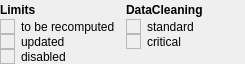
<?xml version="1.0" encoding="UTF-8"?>
<ui version="4.0">
 <class>SMLegend</class>
 <widget class="QWidget" name="SMLegend">
  <property name="geometry">
   <rect>
    <x>0</x>
    <y>0</y>
    <width>245</width>
    <height>64</height>
   </rect>
  </property>
  <property name="sizePolicy">
   <sizepolicy hsizetype="Fixed" vsizetype="Fixed">
    <horstretch>0</horstretch>
    <verstretch>0</verstretch>
   </sizepolicy>
  </property>
  <property name="maximumSize">
   <size>
    <width>16777215</width>
    <height>16777215</height>
   </size>
  </property>
  <property name="windowTitle">
   <string>Form</string>
  </property>
  <property name="windowIcon">
   <iconset resource="gex.qrc">
    <normaloff>:/gex/icons/gex_application_48x48.png</normaloff>:/gex/icons/gex_application_48x48.png</iconset>
  </property>
  <layout class="QGridLayout" name="gridLayout">
   <property name="leftMargin">
    <number>0</number>
   </property>
   <property name="topMargin">
    <number>0</number>
   </property>
   <property name="rightMargin">
    <number>0</number>
   </property>
   <property name="bottomMargin">
    <number>0</number>
   </property>
   <property name="verticalSpacing">
    <number>0</number>
   </property>
   <item row="1" column="1">
    <widget class="QLabel" name="label_2">
     <property name="text">
      <string>to be recomputed</string>
     </property>
    </widget>
   </item>
   <item row="3" column="1">
    <widget class="QLabel" name="label">
     <property name="text">
      <string>disabled </string>
     </property>
    </widget>
   </item>
   <item row="1" column="0">
    <widget class="QFrame" name="frameColToBeRecomputed">
     <property name="maximumSize">
      <size>
       <width>15</width>
       <height>15</height>
      </size>
     </property>
     <property name="frameShape">
      <enum>QFrame::StyledPanel</enum>
     </property>
     <property name="frameShadow">
      <enum>QFrame::Raised</enum>
     </property>
     <layout class="QGridLayout" name="gridLayout_8"/>
    </widget>
   </item>
   <item row="3" column="0">
    <widget class="QFrame" name="frameColDisabled">
     <property name="maximumSize">
      <size>
       <width>15</width>
       <height>15</height>
      </size>
     </property>
     <property name="frameShape">
      <enum>QFrame::StyledPanel</enum>
     </property>
     <property name="frameShadow">
      <enum>QFrame::Raised</enum>
     </property>
     <layout class="QGridLayout" name="gridLayout_5"/>
    </widget>
   </item>
   <item row="2" column="0">
    <widget class="QFrame" name="frameColUpdated">
     <property name="maximumSize">
      <size>
       <width>15</width>
       <height>15</height>
      </size>
     </property>
     <property name="frameShape">
      <enum>QFrame::StyledPanel</enum>
     </property>
     <property name="frameShadow">
      <enum>QFrame::Raised</enum>
     </property>
     <layout class="QGridLayout" name="gridLayout_6"/>
    </widget>
   </item>
   <item row="2" column="1">
    <widget class="QLabel" name="label_3">
     <property name="text">
      <string>updated</string>
     </property>
    </widget>
   </item>
   <item row="0" column="0" colspan="2">
    <widget class="QLabel" name="label_5">
     <property name="font">
      <font>
       <weight>75</weight>
       <bold>true</bold>
      </font>
     </property>
     <property name="text">
      <string>Limits</string>
     </property>
    </widget>
   </item>
   <item row="0" column="2" colspan="2">
    <widget class="QLabel" name="label_4">
     <property name="font">
      <font>
       <weight>75</weight>
       <bold>true</bold>
      </font>
     </property>
     <property name="text">
      <string>DataCleaning</string>
     </property>
    </widget>
   </item>
   <item row="1" column="2">
    <widget class="QFrame" name="frameStandard">
     <property name="maximumSize">
      <size>
       <width>15</width>
       <height>15</height>
      </size>
     </property>
     <property name="frameShape">
      <enum>QFrame::StyledPanel</enum>
     </property>
     <property name="frameShadow">
      <enum>QFrame::Raised</enum>
     </property>
     <layout class="QGridLayout" name="gridLayout_9"/>
    </widget>
   </item>
   <item row="2" column="2">
    <widget class="QFrame" name="frameCritical">
     <property name="maximumSize">
      <size>
       <width>15</width>
       <height>15</height>
      </size>
     </property>
     <property name="frameShape">
      <enum>QFrame::StyledPanel</enum>
     </property>
     <property name="frameShadow">
      <enum>QFrame::Raised</enum>
     </property>
     <layout class="QGridLayout" name="gridLayout_10"/>
    </widget>
   </item>
   <item row="1" column="3">
    <widget class="QLabel" name="label_7">
     <property name="text">
      <string>standard</string>
     </property>
    </widget>
   </item>
   <item row="2" column="3">
    <widget class="QLabel" name="label_8">
     <property name="text">
      <string>critical</string>
     </property>
    </widget>
   </item>
  </layout>
 </widget>
 <resources>
  <include location="../../gex.qrc"/>
 </resources>
 <connections/>
</ui>
